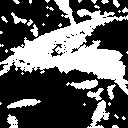

The script that drew this image:
import cv2
import numpy as np
import matplotlib.pyplot as plt

# Read image
img = cv2.imread("imori.jpg").astype(np.float32)
H, W, C = img.shape

# Otsu binary
## Grayscale
out = 0.2126 * img[..., 2] + 0.7152 * img[..., 1] + 0.0722 * img[..., 0]
out = out.astype(np.uint8)

## Determine threshold of Otsu's binarization
max_sigma = 0
max_t = 0

for _t in range(1, 255):
    v0 = out[np.where(out < _t)[0]]
    m0 = np.mean(v0) if len(v0) > 0 else 0.
    w0 = len(v0) / (H * W)
    v1 = out[np.where(out >= _t)[0]]
    m1 = np.mean(v1) if len(v1) > 0 else 0.
    w1 = len(v1) / (H * W)
    sigma = w0 * w1 * ((m0 - m1) ** 2)
    if sigma > max_sigma:
        max_sigma = sigma
        max_t = _t

## Binarization
#print("threshold >>", max_t)
th = max_t
out[out < th] = 0
out[out >= th] = 255

# Morphology filter
MF = np.array(((0, 1, 0),
               (1, 0, 1),
               (0, 1, 0)), dtype=np.int)

# Morphology - erode
Erode_time = 1

for i in range(Erode_time):
    tmp = np.pad(out, (1, 1), 'edge')
    for y in range(1, H+1):
        for x in range(1, W+1):
            if np.sum(MF * tmp[y-1:y+2, x-1:x+2]) < 255*4:
                out[y-1, x-1] = 0

# Morphology - dilate
Dil_time = 1

for i in range(Dil_time):
    tmp = np.pad(out, (1, 1), 'edge')
    for y in range(1, H+1):
        for x in range(1, W+1):
            if np.sum(MF * tmp[y-1:y+2, x-1:x+2]) >= 255:
                out[y-1, x-1] = 255

# Save result
cv2.imwrite("out.jpg", out)
cv2.imshow("result", out)
cv2.waitKey(0)
cv2.destroyAllWindows()
